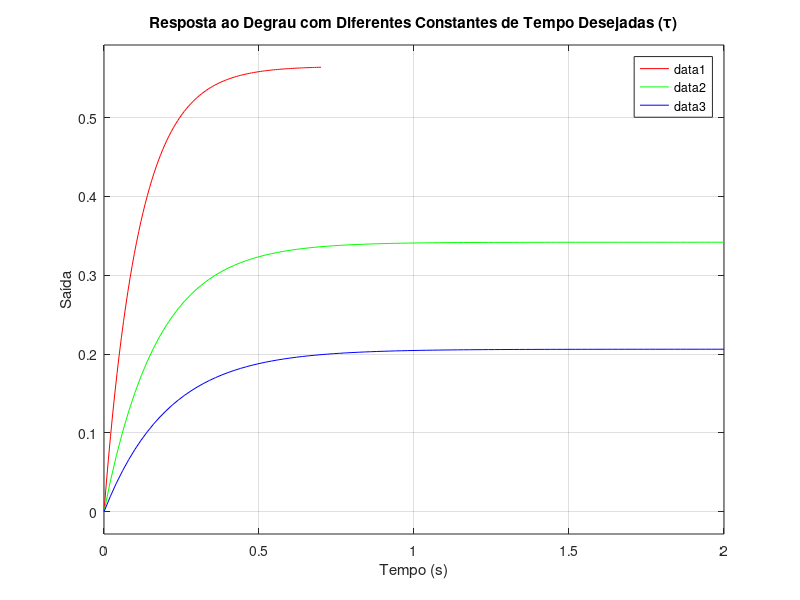

MATLAB code to generate this figure:
% Definição da planta
num_p = 6.65e-6;
den_p = [1 3.85];
Gp = tf(num_p, den_p);

% Vetor com três constantes de tempo desejadas
taus = [0.2, 0.5, 1.0];

% Inicialização da figura
figure;
hold on;

% Cores para as curvas
cores = ['r', 'g', 'b'];

for i = 1:length(taus)
    Tt = taus(i)           % constante de tempo desejada
    Kp = 1 / (num_p * Tt);  % ganho proporcional do PI
    Ti = 0.101;             % constante de tempo do integrador mantida fixa

    % Controlador PI
    C_PI = Kp * tf([Ti 1], [Ti 1]);

    % Malha aberta e fechada
    L = series(C_PI, Gp);
    T_sys = feedback(L, 1);

    % Resposta ao degrau
    step(T_sys, cores(i))
    hold on
end

% Gráficos e legendas
title('Resposta ao Degrau com Diferentes Constantes de Tempo Desejadas (\tau)')
xlabel('Tempo (s)')
ylabel('Saída')
legend('show');
grid on;
